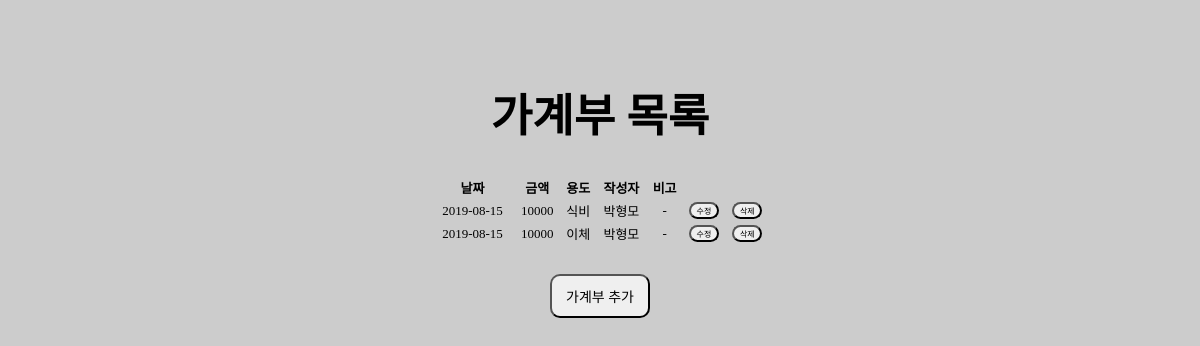
Page /pmos/household/ on the earlier database version.
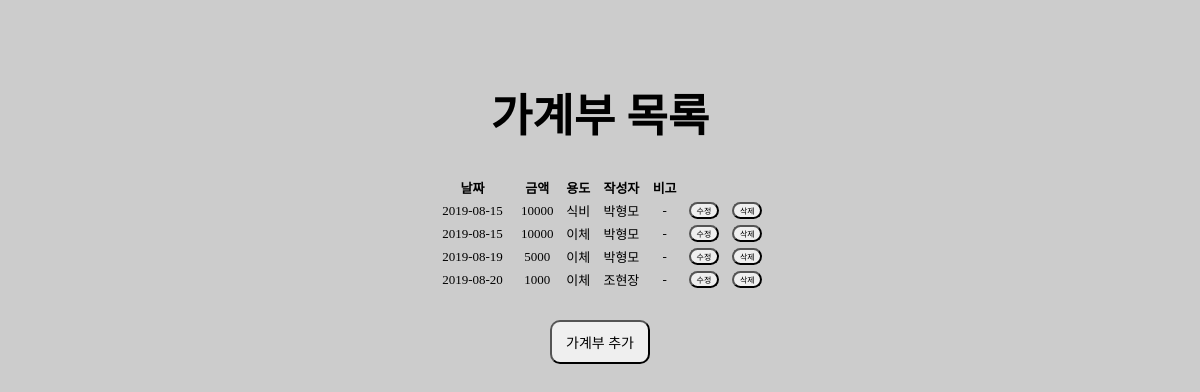
Same page on the later database version.
### pmos/models.py (models this page shows)
class Housecond(models.Model):
    expense = models.IntegerField()
    person = models.CharField(max_length=20)
    use = models.CharField(max_length=20)
    comment = models.CharField(max_length=50, default='-')
    date = models.DateTimeField(auto_now_add=True)

### pmos/views.py (the view)
# urls.py: path('household/', views.household, name='household'),
def household(request):
    household_list = Housecond.objects.filter(date__month=datetime.date.today().month)
    return render(request, 'pmos/household.html', {'household_list':household_list})

### pmos/templates/pmos/household.html (shortened to what this page needs)
{% extends 'base.html' %}
{% block content %}
<h1 class="mainh2"><a href="{% url 'pmos:household_main' %}">가계부 목록</a></h1>
<table class="tablehouse" align="center">
  <thead>
    <th>날짜</th><th>금액</th><th>용도</th><th>작성자</th><th>비고</th>
  </thead>
  <tbody>
    {% for Housecond in household_list %}
    <tr>
      <td>{{Housecond.date | date:"Y-m-d" }}</td><td>{{Housecond.expense}}</td><td>{{Housecond.use}}</td><td>{{Housecond.person}}</td><td>{{Housecond.comment}}</td>
      <td><button class="button3" type="button" onclick="location.href='{% url 'pmos:household_edit' Housecond.id %}'">수정</button></td>
      <td><button class="button3" type="button" onclick="location.href='{% url 'pmos:household_delete' Housecond.id %}'">삭제</button></td>
    </tr>
    {% endfor %}
  </tbody>
</table>
  <br>
  <button class="button1" type="button" onclick="location.href='{% url 'pmos:household_add' %}'">가계부 추가</button></td>
{% endblock %}

Differences in the rows shown:
added Housecond: date "2019-08-19", expense "5000", use "이체", person "박형모", comment "-"
added Housecond: date "2019-08-20", expense "1000", use "이체", person "조현장", comment "-"
